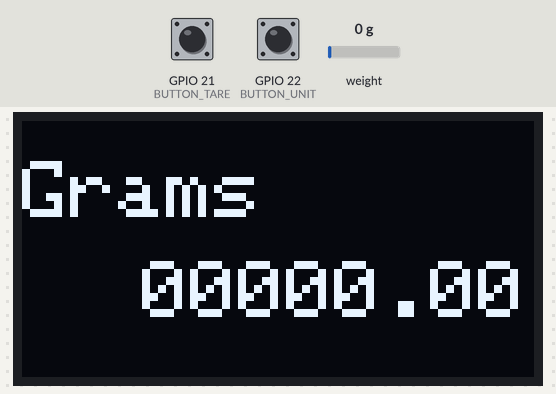
Bench run of a sketch on a simulated ESP32. Parts: 128×64 one-colour display. Inputs (shaded band) come from the test bench; at power-on: weight on the scale 0 g, GPIO 22 (BUTTON_UNIT) HIGH, GPIO 21 (BUTTON_TARE) HIGH. What the sketch prints to the serial monitor is not drawn.

Above: at 3.2 s.
3.3 s: weight on the scale set to 2 g
At 4.8 s:
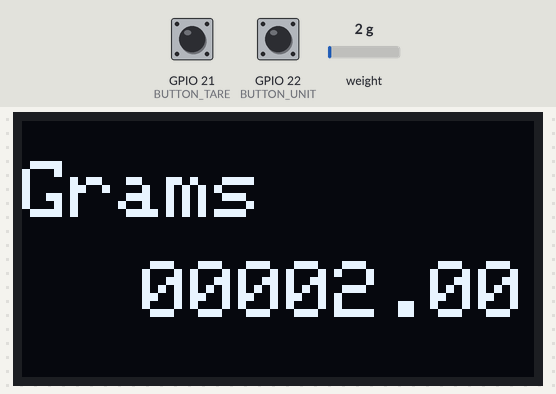
5.1 s: GPIO 22 (BUTTON_UNIT) pulled LOW for 0.15 s
At 5.6 s:
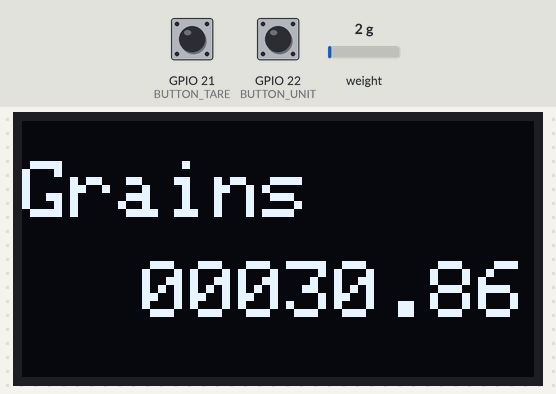
7.2 s: weight on the scale set to 1250 g
At 7.8 s:
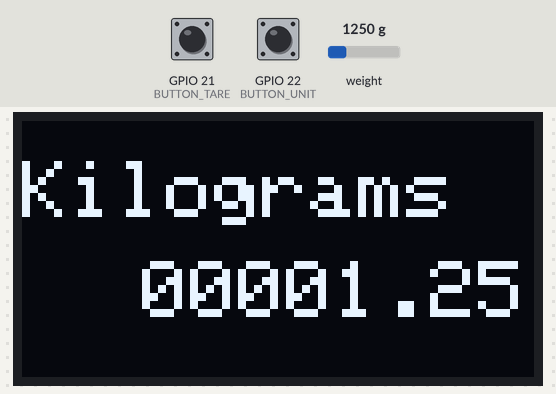
8.7 s: GPIO 22 (BUTTON_UNIT) pulled LOW for 1 s
At 9.6 s:
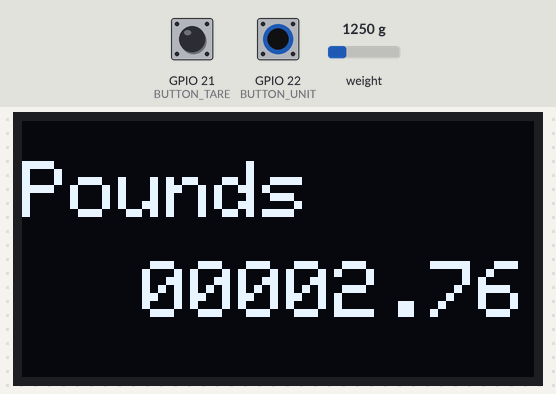
11.3 s: GPIO 22 (BUTTON_UNIT) pulled LOW for 3.2 s
16.4 s: weight on the scale set to 100 g
At 17.1 s:
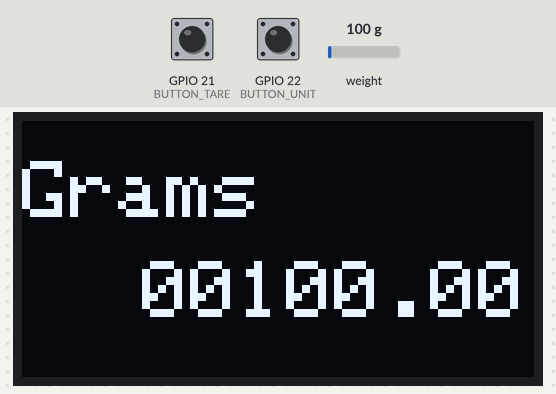
Timing chart, 0 to 18.9 s (numbered marks = the images above; inputs shaded):
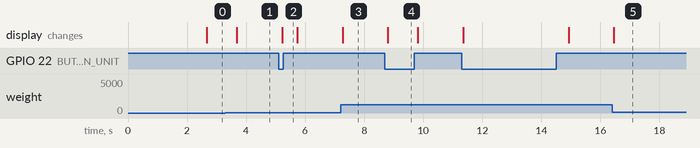

Measured:
- the behaviour switches between 0 and 1 g on weight on the scale (found by bisection; images 0 and 1)
- after the input at 3.3 s, the display: changes after 0.39 s (image 1)
- after the input at 5.1 s, the display: changes after 0.12 s (image 2)
- after the input at 7.2 s, the display: changes after 0.07 s (image 3)
- after the input at 8.7 s, the display: changes after 0.10 s (image 4)
- after the input at 16.4 s, the display: changes after 0.06 s (image 5)

The sketch:

scale.ino
```cpp
#include "HX711.h"


#include <SPI.h>
#include <Wire.h>
#include <Adafruit_GFX.h>
#include <Adafruit_SSD1306.h>
#include <Bounce2.h>


#define SCREEN_WIDTH 128
#define SCREEN_HEIGHT 64


#define OLED_MOSI 23
#define OLED_CLK 18
#define OLED_DC 19
#define OLED_CS 5
#define OLED_RESET 35

#define BUTTON_TARE 21
#define BUTTON_UNIT 22


const int LOADCELL_DOUT_PIN = 16;
const int LOADCELL_SCK_PIN = 4;

bool tareButton = false;
bool unitButton = false;

HX711 scale;
Adafruit_SSD1306 display(SCREEN_WIDTH, SCREEN_HEIGHT, OLED_MOSI, OLED_CLK, OLED_DC, OLED_RESET, OLED_CS);
Bounce bounce = Bounce();

float calibration_factor = 44300;  //48400;
unsigned long targetTime;
void setup() {

  bounce.attach(BUTTON_TARE, INPUT_PULLUP);
  bounce.attach(BUTTON_UNIT, INPUT_PULLUP);

  bounce.interval(5);  // interval in ms


  //pinMode(BUTTON_TARE, INPUT_PULLUP);
  //pinMode(BUTTON_UNIT, INPUT_PULLUP);

  Serial.begin(115200);

  if (!display.begin(SSD1306_SWITCHCAPVCC)) {
    Serial.println(F("SSD1306 allocation failed"));
    for (;;)
      ;
  }

  display.clearDisplay();
  display.setTextSize(2);
  display.setTextColor(SSD1306_WHITE);


  scale.begin(LOADCELL_DOUT_PIN, LOADCELL_SCK_PIN);
  tare();

  long zero_factor = scale.read_average();  //Get a baseline reading
  Serial.print("Zero factor: ");
  Serial.println(zero_factor);
  targetTime = millis() + 500;
}

void loop() {
  scale.set_scale(calibration_factor);

  if (millis() > targetTime) {
    targetTime = millis() + 500;
    float valueKG = scale.get_units();
    if (valueKG < 0) {

    } else if (valueKG >= 1) {
      float valueLBS = valueKG * 2.205;
      display.clearDisplay();

      if (digitalRead(BUTTON_UNIT) == HIGH) {
        display.setCursor(0, 10);
        display.printf("Kilograms");
        display.setCursor(30, 35);
        display.printf("%08.2f", valueKG);
      } else {
        display.setCursor(0, 10);
        display.printf("Pounds");
        display.setCursor(30, 35);
        display.printf("%08.2f", valueLBS);
      }
    } else {
      float valueGramm = valueKG * 1000;
      float valueGrain = valueGramm * 15.4324;
      display.clearDisplay();

      if (digitalRead(BUTTON_UNIT) == HIGH) {
        display.setCursor(0, 10);
        display.printf("Grams");
        display.setCursor(30, 35);
        display.printf("%08.2f", valueGramm);
      } else {
        display.setCursor(0, 10);
        display.printf("Grains");
        display.setCursor(30, 35);
        display.printf("%08.2f", valueGrain);
      }
    }
  }
  display.display();

  if (digitalRead(BUTTON_TARE) == LOW) {
    tare();
  }
}

void tare() {
  scale.set_scale();
  scale.tare();
}
```
